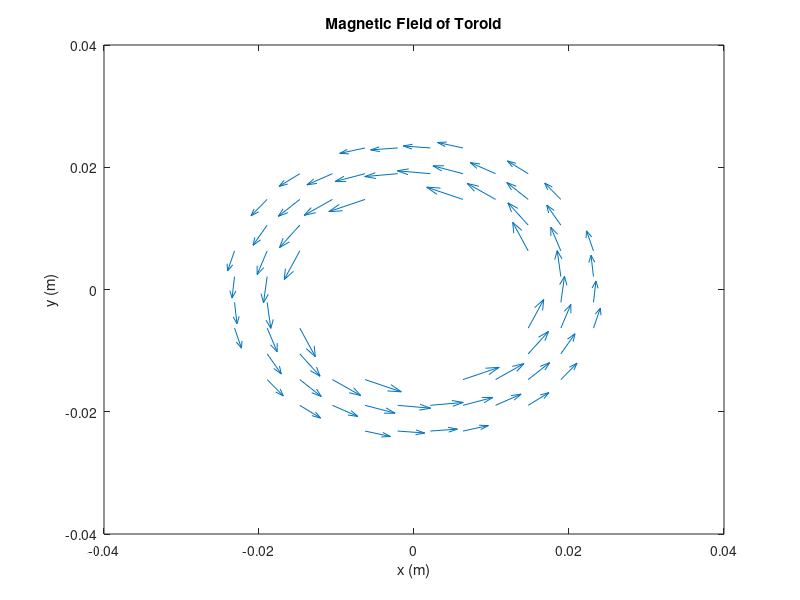

This figure's MATLAB source:
clc; % Clear the command line
clear; % Remove all previous variables

% Parameters of the Toroid
I = 5.0; % Given Current
NumberOfTurns = 200; % Number of Turns
InnerRadius = 0.015; % Inner Radius
OuterRadius = 0.025; % Outer Radius

% Parameters of the Plane
XPoints = 20; % Number of X Points 
YPoints = 20; % Number of Y Points 
XLower = -0.04; % Lower X Boundary
XUpper = 0.04; % Upper X Boundary
YLower = -0.04; % Lower Y Boundary
YUpper = 0.04; % Upper Y Boundary

DX = (XUpper - XLower)/(XPoints-1); % Size of X Steps
DY = (YUpper - YLower)/(YPoints-1); % Size of Y Steps
[X, Y] = meshgrid(XLower:DX:XUpper, YLower:DY:YUpper); 

% Magnetic Field Calculations
BX = zeros(XPoints, YPoints);
BY = zeros(XPoints, YPoints);

for i = 1:XPoints
    for j = 1:YPoints

    x = X(i,j); 
    y = Y(i,j); 
    R = sqrt(x^2 + y^2); 
    
    if R < InnerRadius || R > OuterRadius
        continue;
    end

    P = atan2(y, x); 
    BPhi = (I*NumberOfTurns)/(2*pi*R); 
    BX(i,j) = -BPhi * sin(P); 
    BY(i,j) = BPhi * cos(P); 
        
    end
end

% Generating The Plot 
quiver(X, Y, BX, BY);
xlabel('x (m)');
ylabel('y (m)'); 
title('Magnetic Field of Toroid');